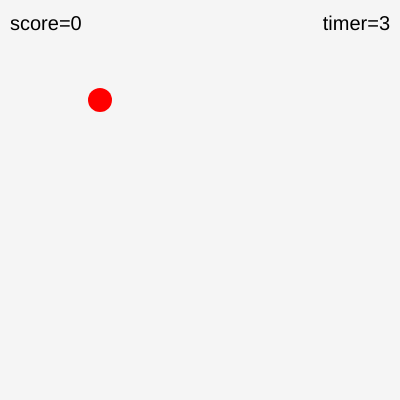
Frame 1 (no input)
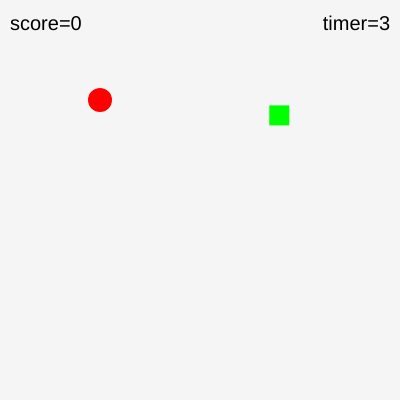
Frame 60 (no input)
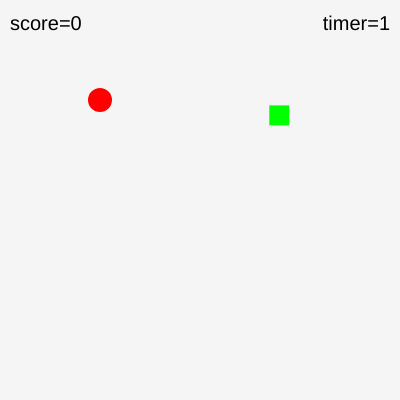
Frame 120 (the mouse pressed at the canvas centre since frame 60)

The p5.js sketch that drew these frames (run headless with seeded random() and noise() and a simulated clock; from frame 60 on, the mouse is pressed at the canvas centre):

// p5.js sketch
// ── sketch.js
var x = 100,
  y = 100,
  fx = 100,
  fy = 100;

var tr, score = 0,
  msg = "",
  maxTime = 3000,
  msgFrames = 60;

function setup() {
  createCanvas(400, 400);
  rectMode(CENTER);
  noStroke();
  food("");
}

function food(str) {
  msg = str;
  msgFrames = 0;
  tr = millis();
  fx = random(15, width - 15);
  fy = random(45, height - 15);
}

function draw() {

  if (keyIsDown(LEFT_ARROW)) {
    x -= 5;
  }
  if (keyIsDown(RIGHT_ARROW)) {
    x += 5;
  }
  if (keyIsDown(UP_ARROW)) {
    y -= 5;
  }
  if (keyIsDown(DOWN_ARROW)) {
    y += 5;
  }

  if (dist(fx, fy, x, y) < 22) {

    score++;
		food("ho mei!");
      
  } else if (millis() - tr > maxTime) {

    if (--score < 0) score = 0;
    food("chor sai!");
  }

  background(245);

  fill(255, 0, 0);
  ellipse(x, y, 24, 24);

  if (++msgFrames >= 60) {
    msg = "";
    fill(0, 255, 0);
    rect(fx, fy, 20, 20);
  }

  fill(0);
  textSize(20);
  textAlign(LEFT);
  text("score=" + max(score, 0), 10, 30);

  var remaining = min((maxTime - (millis() - tr)) / 1000.0, 3);
  textAlign(RIGHT);
  text("timer=" + ceil(remaining), width - 10, 30);

  textSize(100);
  textAlign(CENTER);
  text(msg, width / 2, height / 2);
}
